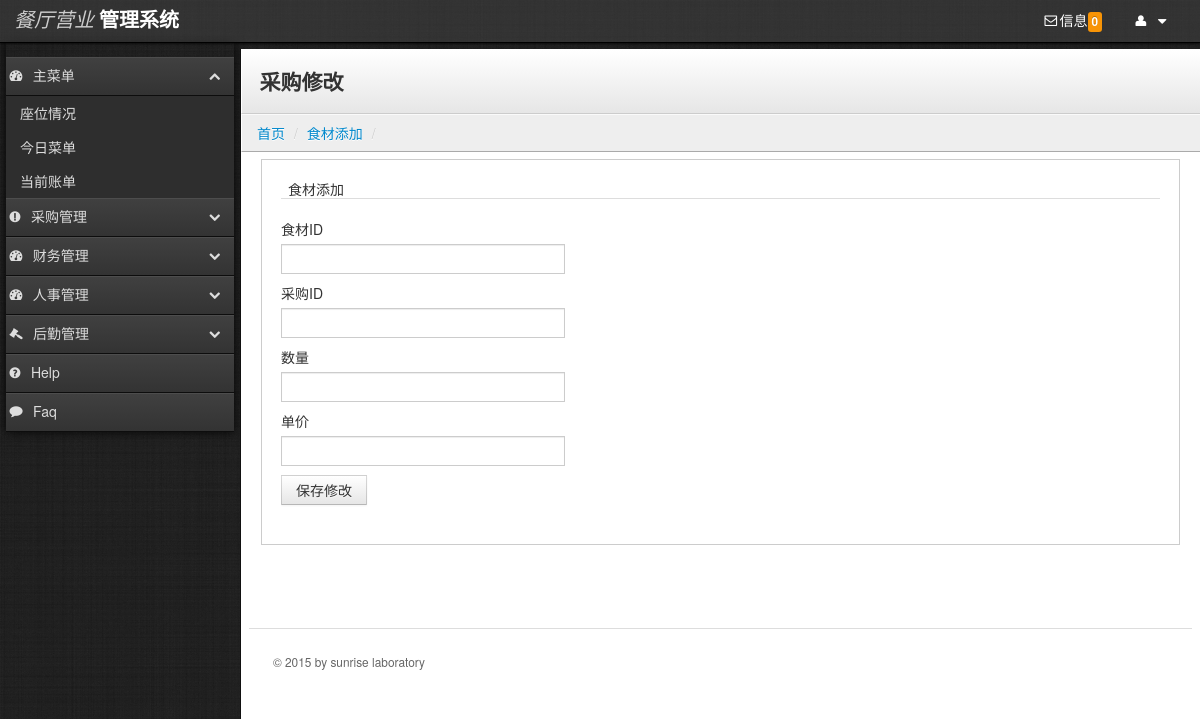
Before: /newRes/modify_purchaseInfo.php?id=1&purchaseID=1234 (signed in) with the older database file.
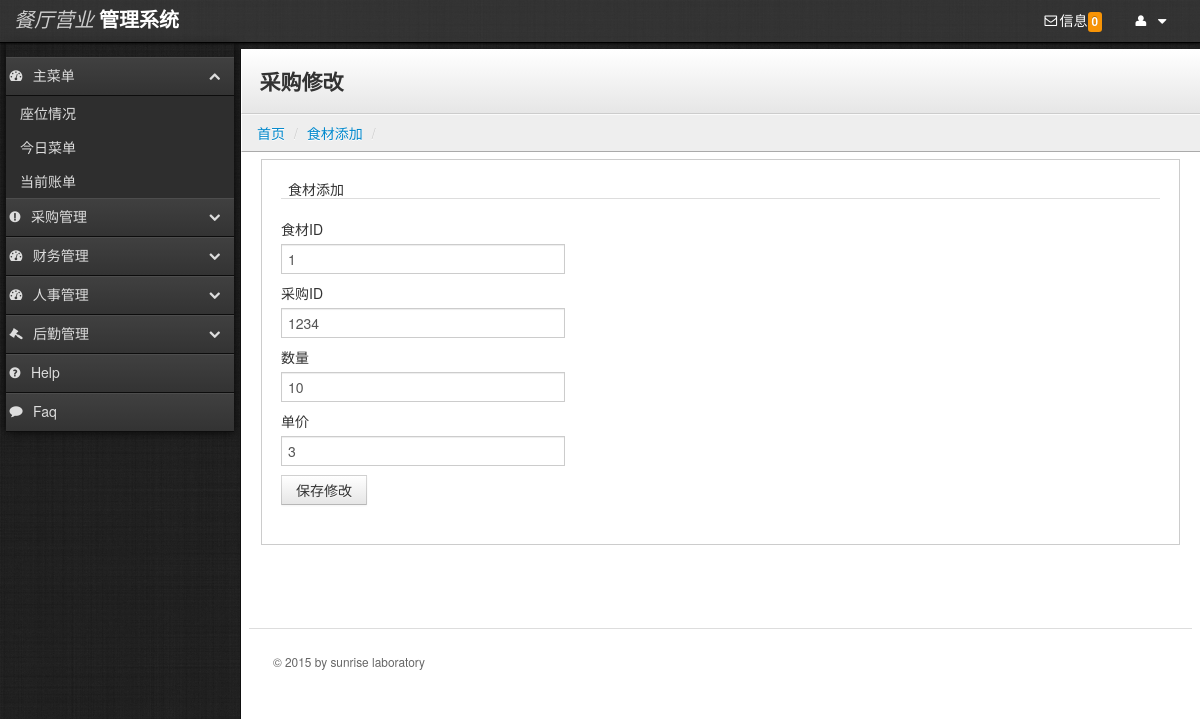
After: the same page with the newer database file.
### tables this page shows
CREATE TABLE `ingredientpurchasetemp` (
  `ingredientIDtemp` bigint(20) NOT NULL,
  `purchaseIDtemp` bigint(20) NOT NULL,
  `numbertemp` float NOT NULL,
  `pricetemp` float default NULL,
  PRIMARY KEY  (`ingredientIDtemp`,`purchaseIDtemp`)
);

### newRes/modify_purchaseInfo.php (the view, shortened to what this page needs)
<?php include('boot.php');?>
    <div class="content">
        <div class="header">
            <h1 class="page-title">采购修改</h1>
        </div>
                <ul class="breadcrumb">
            <li><a href="index.php">首页</a> <span class="divider">/</span></li>
            <li><a href="#">食材添加</a> <span class="divider">/</span></li>
        </ul>
        <div class="container-fluid">
            <div class="row-fluid">
                <div class="well">
                    <ul class="nav nav-tabs">
                      <li class="active">食材添加</li>
                    </ul>
                    <div id="myTabContent" class="tab-content">
                      <div class="tab-pane active in" id="home">
                     <?php $sql=mysql_query("SELECT * from ingredientpurchasetemp where ingredientIDtemp=$_GET[id] and purchaseIDtemp=$_GET[purchaseID]");
                           $info=mysql_fetch_array($sql);
                     ?>
                    <form id="tab" action="modify_purchaseInfo_ok.php?id=<?php echo $_GET[id];?>&purchaseID=<?php echo $_GET[purchaseID];?>" method="post">
                        <label>食材ID</label>
                        <input type="text" value="<?php echo $info['ingredientIDtemp'];?>" name="stf" id="stf" class="input-xlarge"/>
                        <label>采购ID</label>
                        <input type="text" value="<?php echo $info['purchaseIDtemp'];?>" name="name" id="name" class="input-xlarge"/>
                        <label>数量</label>
                        <input type="text" value="<?php echo $info['numbertemp'];?>" name="wage" id="wage" class="input-xlarge">
                        <label>单价</label>
                       <input type="text" value="<?php echo $info['pricetemp'];?>" name="price" id="price" class="input-xlarge">
                        <br/>
                        <input type="submit" class="btn" value="保存修改"/>
                    </form>
                      </div>
                  </div>
				</div>
                    <footer>
                        <hr>
                        <p>&copy; 2015 by sunrise laboratory </p>
                </footer>
            </div>
        </div>
    </div>
  </body>
</html>

Changed rows visible on the page:
added ingredientpurchasetemp: stf "1", name "1234", wage "10", price "3"
